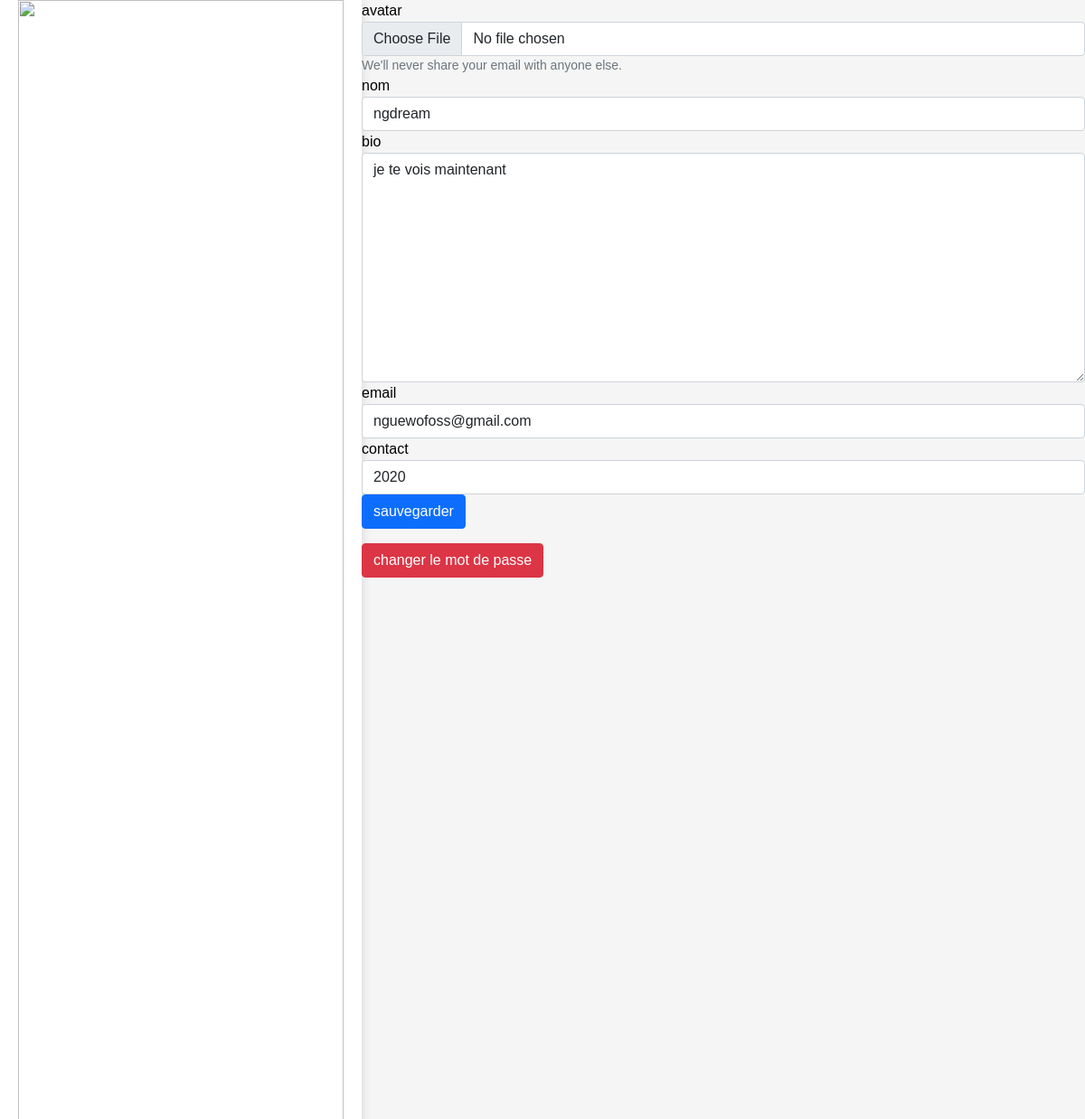
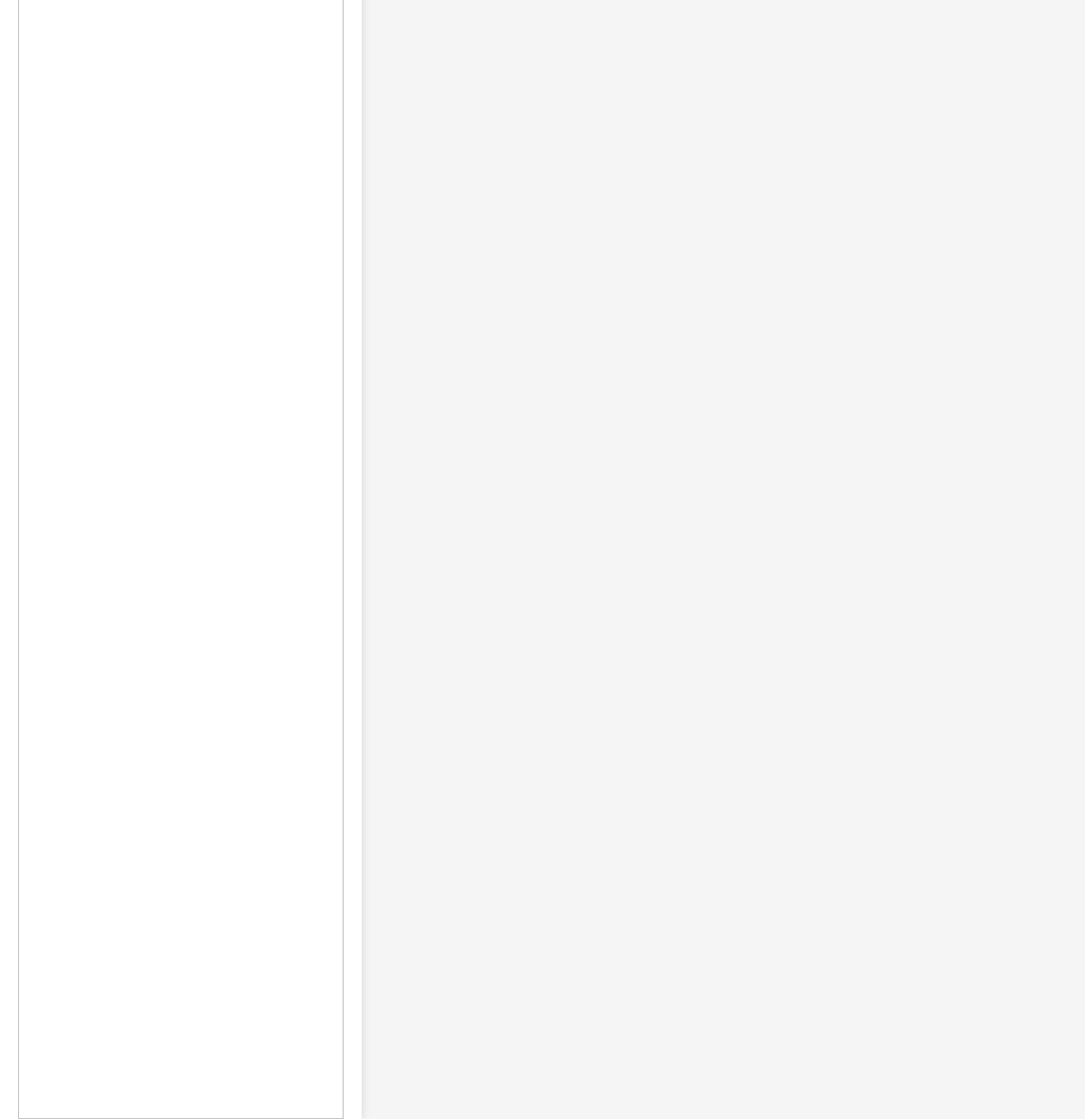
Page /staff/edit/1 on the committed database (2 pictures, top to bottom).
### staff/models.py (models this page shows)
class EmailUser(AbstractUser):
    email = models.EmailField(_('email address'), unique=True)
    ROLE_CHOICE=[("S","sécretaire"),
                 ("D","directeur"),
                 ("RCL1I","responsable de concours licence informatique"),
                 ("RCM1I","responsable de concours master 1 informatique"),
                 ("RCINGI","responsable de concours ingenieur informatique")
                 ]
    avatar=models.ImageField(default="default.jpeg")
    name = models.CharField(max_length=100, blank=True, null=True)
    role=models.CharField(max_length=50,choices=ROLE_CHOICE,default='S')
    bio=models.TextField(default="do you know ngdream likes banana ???")
    contact=models.CharField(default="+237 698 55 55 11", max_length=50)

### staff/views.py (the view, shortened to what this page needs)
# urls.py: path("edit/<pk>",EditView.as_view(),name="edit_staff"),
class EditView(UpdateView,LoginRequiredMixin):
    template_name = 'edit_staff.html'
    form_class = EditUserForm
    success_url="/staff"
    model=EmailUser

### staff/forms.py
class EditUserForm(forms.ModelForm):
    class Meta:
        model = EmailUser
        fields=('avatar','name',"contact","email","bio")
        widgets={
            "avatar":forms.FileInput(attrs={'class':'form-control'}),
            "email":forms.EmailInput(attrs={'class':'form-control'}),
            "name":forms.TextInput(attrs={'class':'form-control'}),
            "bio":forms.Textarea(attrs={'class':'form-control'}),
            "contact":forms.TextInput(attrs={'class':'form-control','type':'number'}),
            }

### Tournaments/context_processor.py (called while the page is built)
def tournament_context(request):
   return {'ct' :['cl1i','cing1i','cing3i','cm1i'] }

### staff/context_processor.py (called while the page is built)
def staff_context(request):
   return {'rc' : ['RCL1I','RCM1I','RCINGI']}

### templates/edit_staff.html (shortened to what this page needs)
{% extends 'base.html' %}
{% load static %}
{% block content %}
<div class="c-form">
<form method="post" enctype="multipart/form-data" >
    <div class="form-group">
        <label for="exampleInputEmail1">avatar</label>
        {{form.avatar}}
        <small id="emailHelp" class="form-text text-muted">We'll never share your email with anyone else.</small>
      </div>
      <div class="form-group">
        <label for="exampleInputPassword1">nom</label>
        {{form.name}}
      </div>
      <div class="form-group">
        <label for="exampleInputPassword1">bio</label>
        {{form.bio}}
      </div>
      <div class="form-group">
        <label for="exampleInputPassword1">email</label>
        {{form.email}}
      </div>
      <div class="form-group">
        <label for="exampleInputPassword1">contact</label>
        {{form.contact}}
      </div>
      <button type="submit" class="btn btn-primary">sauvegarder</button>
</form>
<a class="btn-danger btn" href="{% url 'change_password'%}">changer le mot de passe<a/>
</div>
{%endblock%}

### statics/style/base.css (style rules this page uses)
* { box-sizing: border-box; user-select: none; }
body { margin:0; color: black; background-color: #F5F5F5; font-family: sans-serif; }
a { text-decoration: none; color: black; font-size: 1.2rem; }

### rows in the picture
EmailUser: name "ngdream", bio "je te vois maintenant", email "nguewofoss@gmail.com", contact "2020"
